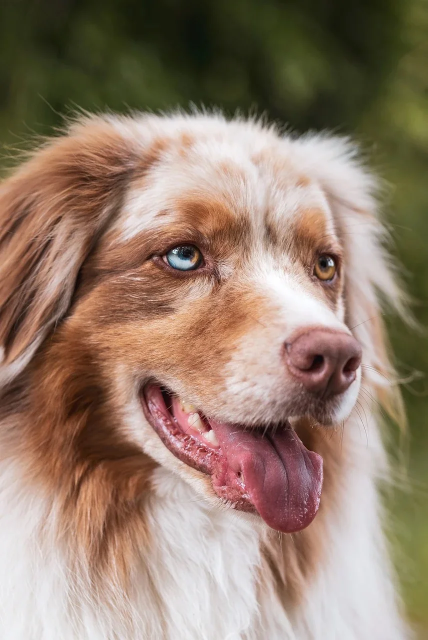
#> input picture tribute_publisher/pet-tributes/images/bella-golden-retriever.webp, 855 x 1280 px (shown at 1/2 size); its folder holds only this picture in this run
$ python -i certificate_generator.py   (imports and definitions only)
#> lines starting #> are read from the running program, lines starting #| are printed output that depends on the picture
"""
Certificate Generator for Pet Memorial Tributes

Generates personalized PDF certificates using a PNG template as the base background.
Overlays pet photo, name, life dates, and tribute message.
"""

import os
import re
import time
import math
from PIL import Image, ImageDraw, ImageFont, ImageFilter, ImageOps

# Template caching for performance
_cached_template = None
_cached_template_path = None
_cached_template_mtime = None


def _load_photo_rgb_exif_corrected(photo_path: str) -> Image.Image:
    """Open pet photo and apply EXIF orientation; return RGB standalone copy."""
    with Image.open(photo_path) as im:
#> im is the input picture: PIL image 855x1280 RGB; mean R, G, B 148.2, 126.6, 109.8
        out = ImageOps.exif_transpose(im).copy()
    if out.mode != "RGB":
        out = out.convert("RGB")
    return out


# [97 lines left out: functions compose_rounded_photo, tribute_has_visual_framing_metadata, parse_tribute_framing_for_certificate, not called in this run]


def compose_rounded_photo_framed(
    photo_path: str,
    output_size: int = 160,
    corner_radius: int = 18,
    offset_x_pct: float = 0.0,
    offset_y_pct: float = 0.0,
    zoom: float = 1.0,
) -> Image.Image:
    """
    Same rounded output as compose_rounded_photo, but crop matches publisher hero framing:
    object-fit: cover semantics (no letterboxing), then pan via offset % of scaled image, then zoom.

    Always fills the output square: scale never drops below min cover, and paste position is clamped
    so the bitmap fully covers [0,cw]×[0,ch] before masking (no visible fill bands).
    """
    if not os.path.exists(photo_path):
        raise FileNotFoundError(f"Photo not found: {photo_path}")

    cw = ch = output_size
    z = max(0.5, min(2.0, float(zoom)))
    ox = max(-80.0, min(80.0, float(offset_x_pct)))
    oy = max(-80.0, min(80.0, float(offset_y_pct)))

    img = _load_photo_rgb_exif_corrected(photo_path)
    iw, ih = img.size
#> iw = 855; ih = 1280
    if iw < 1 or ih < 1:
        return compose_rounded_photo(photo_path, output_size, corner_radius)

    # Minimum scale so bitmap always covers the frame (same as CSS object-fit: cover).
    base_cover = max(cw / float(iw), ch / float(ih))
#> base_cover = 0.187
    cover = max(base_cover * z, base_cover)
#> cover = 0.187

    sw = max(cw, int(math.ceil(iw * cover - 1e-9)))
#> sw = 160
    sh = max(ch, int(math.ceil(ih * cover - 1e-9)))
#> sh = 240
    pil_s = img.resize((sw, sh), Image.LANCZOS)
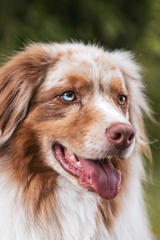
#> pil_s: PIL image 160x240 RGB; mean R, G, B 148.2, 126.6, 109.8

    px = (ox / 100.0) * sw
#> px = 0
    py = (oy / 100.0) * sh
#> py = 0
    x0 = (cw - sw) / 2.0 + px
#> x0 = 0
    y0 = (ch - sh) / 2.0 + py
#> y0 = -40
    # Clamp so the scaled image always covers the full viewport (no top/side bands).
    x0 = max(float(cw - sw), min(0.0, x0))
    y0 = max(float(ch - sh), min(0.0, y0))

    ix = int(math.floor(x0 + 1e-6))
#> ix = 0
    iy = int(math.floor(y0 + 1e-6))
#> iy = -40
    if ix + sw < cw:
        ix = cw - sw
    if iy + sh < ch:
        iy = ch - sh
    if ix > 0:
        ix = 0
    if iy > 0:
        iy = 0

    # Unreachable gaps should match certificate paper, not a dark band.
    fill_rgb = (252, 249, 245)
    square = Image.new("RGB", (cw, ch), fill_rgb)
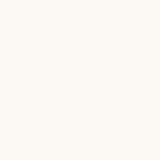
#> square: PIL image 160x160 RGB; mean R, G, B 252, 249, 245
    square.paste(pil_s, (ix, iy))
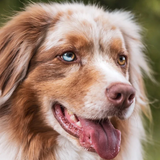
#> square: PIL image 160x160 RGB; mean R, G, B 159.8, 129.4, 112.8

    mask = Image.new("L", (cw, ch), 0)
#> mask: PIL image 160x160 L; every value is 0
    draw_m = ImageDraw.Draw(mask)
    draw_m.rounded_rectangle([(0, 0), (cw, ch)], corner_radius, fill=255)
    mask = mask.filter(ImageFilter.GaussianBlur(radius=0.5))

    final = Image.new("RGBA", (cw, ch), (0, 0, 0, 0))
#> final: PIL image 160x160 RGBA; every value is 0
    final.paste(square, (0, 0))
    final.putalpha(mask)
    return final


# [734 lines left out: functions extract_message_from_tribute, get_certificate_message, filter_certificate_message, extract_first_sentence, wrap_text_to_lines_pil, wrap_text_to_lines and 1 more, not called in this run]

>>> result = compose_rounded_photo_framed('pet-tributes/images/bella-golden-retriever.webp')
